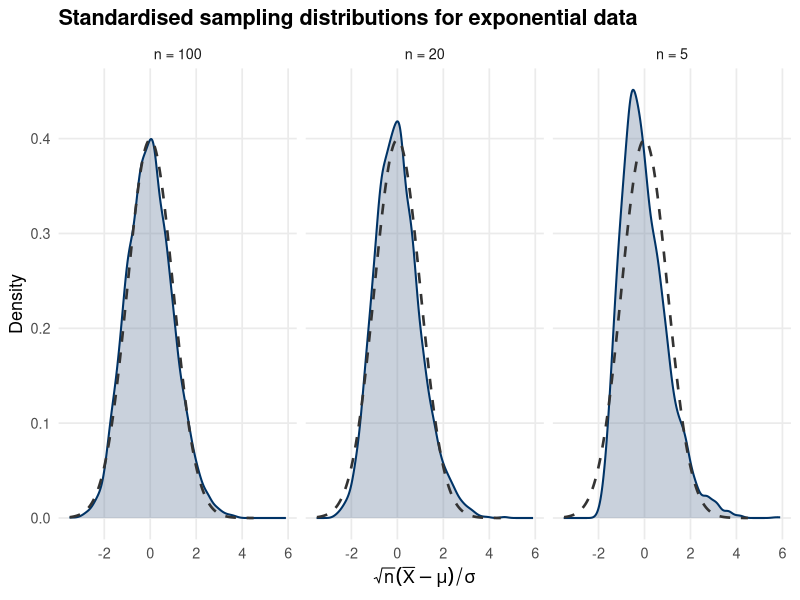
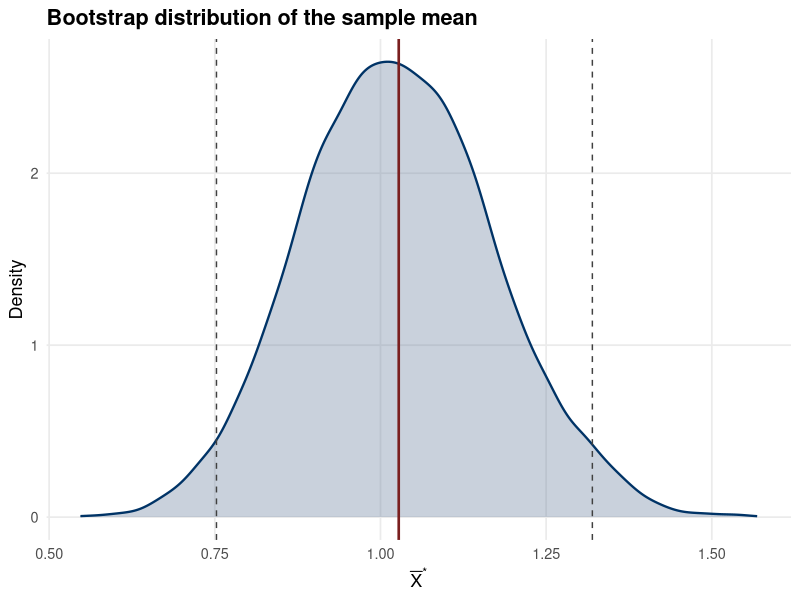
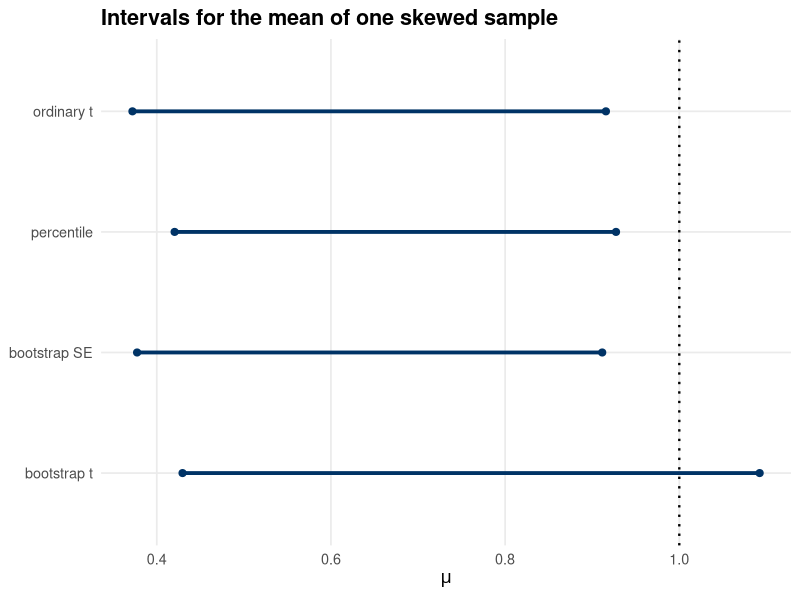
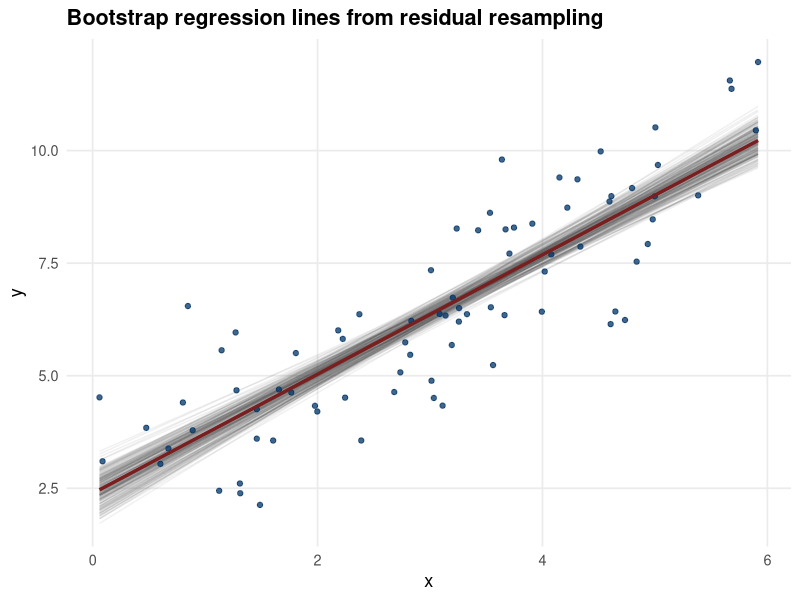
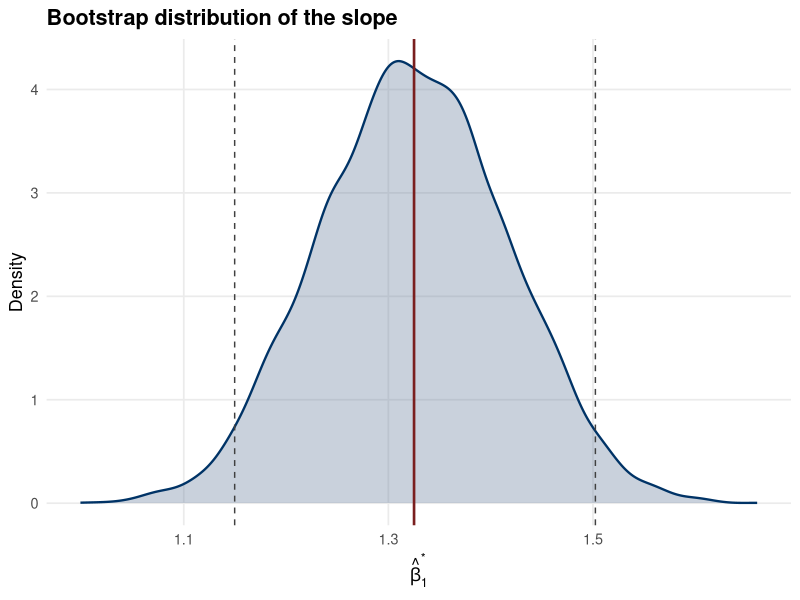

The R script that drew these images, in order:
## ---- chunk 1
#| include: false
knitr::opts_chunk$set(
  echo = FALSE,
  warning = FALSE,
  message = FALSE,
  fig.align = "center"
)

library(ggplot2)
library(tibble)
library(dplyr)
library(tidyr)
library(purrr)

set.seed(6061)

alpha <- 0.05
B <- 10000
plot_theme <- theme_minimal(base_size = 13) +
  theme(
    panel.grid.minor = element_blank(),
    plot.title = element_text(face = "bold"),
    legend.position = "bottom"
  )

theme_set(plot_theme)

boot_mean <- function(x, B = 10000) {
  replicate(B, mean(sample(x, size = length(x), replace = TRUE)))
}

boot_t_mean <- function(x, B = 10000) {
  xbar <- mean(x)
  replicate(B, {
    x_star <- sample(x, size = length(x), replace = TRUE)
    se_star <- sd(x_star) / sqrt(length(x_star))
    if (is.na(se_star) || se_star == 0) {
      return(NA_real_)
    }
    (mean(x_star) - xbar) / se_star
  }) |>
    stats::na.omit()
}

ci_t_mean <- function(x, alpha = 0.05) {
  mean(x) + c(-1, 1) * qt(1 - alpha / 2, df = length(x) - 1) *
    sd(x) / sqrt(length(x))
}

ci_percentile_mean <- function(x, B = 10000, alpha = 0.05) {
  quantile(boot_mean(x, B), probs = c(alpha / 2, 1 - alpha / 2), names = FALSE)
}

ci_bootse_mean <- function(x, B = 10000, alpha = 0.05) {
  boot_stats <- boot_mean(x, B)
  mean(x) + c(-1, 1) * qt(1 - alpha / 2, df = length(x) - 1) * sd(boot_stats)
}

ci_boott_mean <- function(x, B = 10000, alpha = 0.05) {
  t_star <- boot_t_mean(x, B)
  q <- quantile(t_star, probs = c(alpha / 2, 1 - alpha / 2), names = FALSE)
  se_hat <- sd(x) / sqrt(length(x))
  c(mean(x) - q[2] * se_hat, mean(x) - q[1] * se_hat)
}
## ---- chunk 2
#| fig-width: 8.4
#| fig-height: 4.0
#| out-width: "92%"
set.seed(6062)
sampling_tbl <- map_dfr(c(5, 20, 100), function(n) {
  means <- replicate(5000, mean(rexp(n, rate = 1)))
  standardised_means <- sqrt(n) * (means - 1)
  tibble(
    n = paste0("n = ", n),
    z = standardised_means
  )
})

normal_curve_tbl <- tibble(
  z = seq(-3.5, 4.5, length.out = 600),
  density = dnorm(z)
)

ggplot(sampling_tbl, aes(x = z)) +
  geom_density(fill = "#647C9C", alpha = 0.35, colour = "#003366", linewidth = 0.7) +
  geom_line(
    data = normal_curve_tbl,
    aes(x = z, y = density),
    inherit.aes = FALSE,
    linewidth = 0.9,
    linetype = 2,
    colour = "grey20"
  ) +
  facet_wrap(~ n, nrow = 1) +
  labs(
    x = expression(sqrt(n)(bar(X) - mu) / sigma),
    y = "Density",
    title = "Standardised sampling distributions for exponential data"
  )
## ---- chunk 3
#| echo: false
hand_boot_tbl <- tibble(
  sample = c("original data", "bootstrap sample 1", "bootstrap sample 2", "bootstrap sample 3"),
  values = c("4, 7, 9, 12", "4, 4, 9, 12", "7, 9, 9, 9", "4, 7, 7, 12"),
  mean = c(mean(c(4, 7, 9, 12)), mean(c(4, 4, 9, 12)), mean(c(7, 9, 9, 9)), mean(c(4, 7, 7, 12)))
)
knitr::kable(hand_boot_tbl, digits = 2)
## ---- chunk 4
#| fig-width: 7.2
#| fig-height: 4.1
#| out-width: "82%"
set.seed(6063)
x_exp <- rexp(30, rate = 1)
xbar_exp <- mean(x_exp)
boot_xbar <- boot_mean(x_exp, B = B)

boot_mean_tbl <- tibble(boot_mean = boot_xbar)
ci_perc_exp <- quantile(boot_xbar, c(0.025, 0.975), names = FALSE)

boot_density <- ggplot(boot_mean_tbl, aes(x = boot_mean)) +
  geom_density(fill = "#647C9C", alpha = 0.35, colour = "#003366", linewidth = 0.8) +
  geom_vline(xintercept = xbar_exp, colour = "#7A1F1F", linewidth = 0.9) +
  geom_vline(xintercept = ci_perc_exp, linetype = 2, colour = "grey25") +
  labs(
    x = expression(bar(X)^"*"),
    y = "Density",
    title = "Bootstrap distribution of the sample mean"
  )
boot_density
## ---- chunk 5
#| fig-width: 8.0
#| fig-height: 3.6
#| out-width: "88%"
set.seed(6064)
x_example <- rexp(25, rate = 1)
mu_true <- 1
ci_tbl <- tibble(
  method = c("ordinary t", "percentile", "bootstrap SE", "bootstrap t"),
  lower = c(
    ci_t_mean(x_example)[1],
    ci_percentile_mean(x_example, B = B)[1],
    ci_bootse_mean(x_example, B = B)[1],
    ci_boott_mean(x_example, B = B)[1]
  ),
  upper = c(
    ci_t_mean(x_example)[2],
    ci_percentile_mean(x_example, B = B)[2],
    ci_bootse_mean(x_example, B = B)[2],
    ci_boott_mean(x_example, B = B)[2]
  )
) |>
  mutate(method = factor(method, levels = rev(method)))

ggplot(ci_tbl, aes(y = method)) +
  geom_vline(xintercept = mu_true, linetype = 3, linewidth = 0.8) +
  geom_segment(aes(x = lower, xend = upper, yend = method), linewidth = 1.3, colour = "#003366") +
  geom_point(aes(x = lower), size = 2.1, colour = "#003366") +
  geom_point(aes(x = upper), size = 2.1, colour = "#003366") +
  labs(
    x = expression(mu),
    y = NULL,
    title = "Intervals for the mean of one skewed sample"
  )
## ---- chunk 6
#| echo: false
method_tbl <- tibble(
  Method = c("ordinary $t$", "percentile", "bootstrap SE", "bootstrap-$t$"),
  Uses = c(
    "$t_{n-1}$ distribution",
    "quantiles of $\\hat\\theta^*$",
    "standard deviation of $\\hat\\theta^*$",
    "quantiles of $T^*$"
  ),
  Main_strength = c(
    "exact for normal one-sample mean",
    "very intuitive",
    "simple bridge to formula intervals",
    "adapts to skewed $t$ statistics"
  ),
  Main_warning = c(
    "can be poor under skewness",
    "often too narrow for small $n$",
    "still symmetric around $\\hat\\theta$",
    "needs a standard error inside each bootstrap sample"
  )
)
knitr::kable(
  method_tbl,
  col.names = gsub("_", "\\_", names(method_tbl), fixed = TRUE),
  escape = FALSE
)
## ---- chunk 7
#| fig-width: 7.2
#| fig-height: 4.2
#| out-width: "82%"
set.seed(6065)
n_reg <- 80
x_reg <- runif(n_reg, 0, 6)
y_reg <- 2 + 1.4 * x_reg + rnorm(n_reg, sd = 1.2)
reg_tbl <- tibble(x = x_reg, y = y_reg)
fit_reg <- lm(y ~ x, data = reg_tbl)
resid_centred <- residuals(fit_reg) - mean(residuals(fit_reg))
new_x <- seq(min(x_reg), max(x_reg), length.out = 80)

line_tbl <- map_dfr(1:200, function(b) {
  y_star <- fitted(fit_reg) + sample(resid_centred, n_reg, replace = TRUE)
  fit_star <- lm(y_star ~ x_reg)
  tibble(
    b = b,
    x = new_x,
    y = coef(fit_star)[1] + coef(fit_star)[2] * new_x
  )
})

orig_line_tbl <- tibble(
  x = new_x,
  y = predict(fit_reg, newdata = tibble(x = new_x))
)

ggplot(reg_tbl, aes(x = x, y = y)) +
  geom_line(data = line_tbl, aes(group = b), alpha = 0.08, colour = "grey25") +
  geom_point(alpha = 0.75, colour = "#003366") +
  geom_line(data = orig_line_tbl, linewidth = 1.2, colour = "#7A1F1F") +
  labs(
    x = "x",
    y = "y",
    title = "Bootstrap regression lines from residual resampling"
  )
## ---- chunk 8
#| fig-width: 7.2
#| fig-height: 4.0
#| out-width: "82%"
set.seed(6066)
slope_star <- replicate(B, {
  y_star <- fitted(fit_reg) + sample(resid_centred, n_reg, replace = TRUE)
  coef(lm(y_star ~ x_reg))[2]
})

slope_ci <- quantile(slope_star, c(0.025, 0.975), names = FALSE)
slope_hat <- coef(fit_reg)[2]

ggplot(tibble(slope = slope_star), aes(x = slope)) +
  geom_density(fill = "#647C9C", alpha = 0.35, colour = "#003366", linewidth = 0.8) +
  geom_vline(xintercept = slope_hat, colour = "#7A1F1F", linewidth = 0.9) +
  geom_vline(xintercept = slope_ci, linetype = 2, colour = "grey25") +
  labs(
    x = expression(hat(beta)[1]^"*"),
    y = "Density",
    title = "Bootstrap distribution of the slope"
  )
